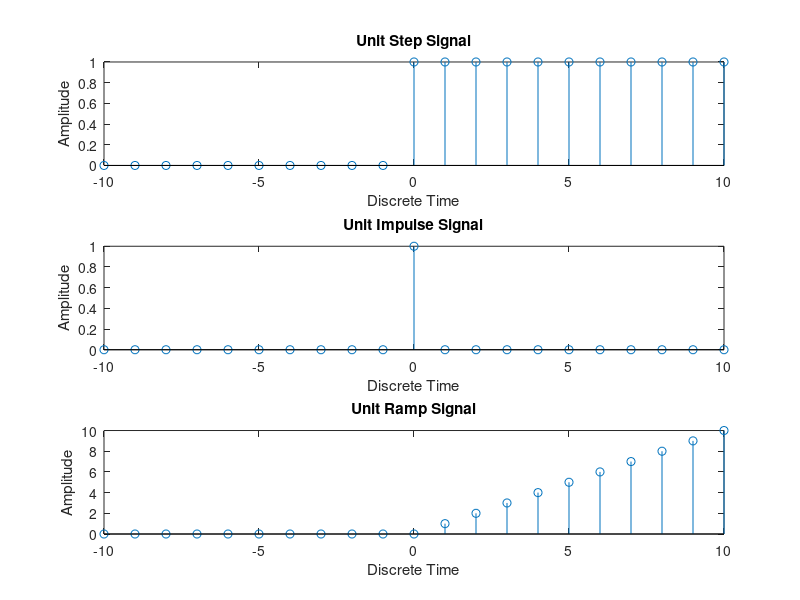

Here is the MATLAB script that generated this plot:
clc;
clear all;
close all;

n0 = -10:10;
x = [(n0>=0)==1];
subplot(3,1,1);
stem(n0,x);
title('Unit Step Signal');
xlabel('Discrete Time');
ylabel('Amplitude');

y = [(n0 == 0) ==1];
subplot(3,1,2);
stem(n0,y);
title('Unit Impulse Signal');
xlabel('Discrete Time');
ylabel('Amplitude');

k = [(((n0>=1)==1).*n0)];
subplot(3,1,3);
stem(n0,k);
title('Unit Ramp Signal');
xlabel('Discrete Time');
ylabel('Amplitude');
